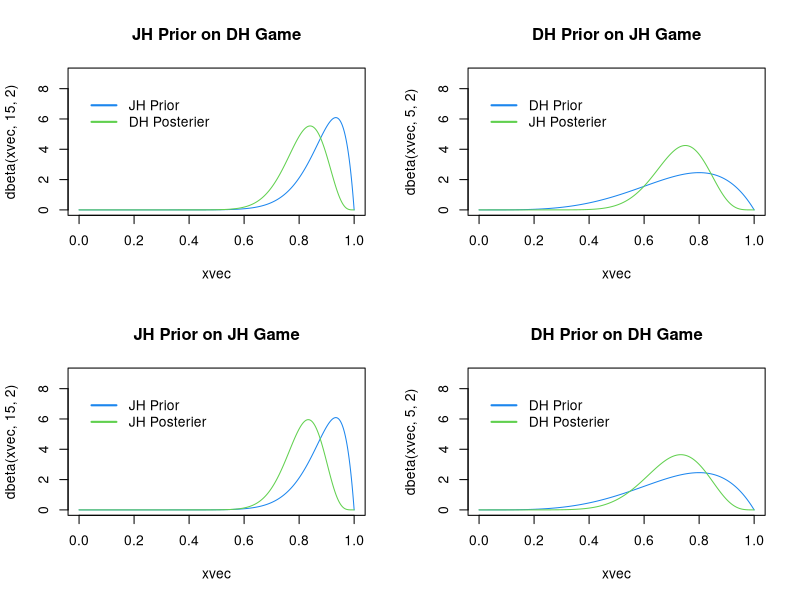

The R script that drew this image:
### Bayesian Statistics

JH_ft <- sum(rbinom(15, 1, .82))
JH_ft 

DH_ft <- sum(rbinom(10, 1, .70))
DH_ft 

par(mfrow=c(2,2))
xvec <- seq(0,1,.001)

### 1) JH Prior on DH Game
plot(xvec, dbeta(xvec, 15, 2), type="l", col = "dodgerblue2", ylim = c(0,9), main = "JH Prior on DH Game") ### JH PRIOR
lines(xvec, dbeta(xvec, 15+DH_ft , 2+10-DH_ft), type="l", col = 3) ### DH POSTERIER
legend(0, 8 , legend=c("JH Prior","DH Posterier"), lty = c(1,1), lwd=c(2,2), col = c("dodgerblue2", 3), box.lty=0, bg = "white") 

### 2) DH Prior on JH Game
plot(xvec, dbeta(xvec, 5, 2), type="l", col = "dodgerblue2", ylim = c(0,9), main = "DH Prior on JH Game") ### DH PRIOR
lines(xvec, dbeta(xvec, 5+JH_ft, 2+15-JH_ft), type ="l", col = 3) ### JH POSTERIER
legend(0, 8 , legend=c("DH Prior","JH Posterier"), lty = c(1,1), lwd=c(2,2), col = c("dodgerblue2", 3), box.lty=0, bg = "white") 


### 3) JH Prior on JH Game
plot(xvec, dbeta(xvec, 15, 2), type="l", col = "dodgerblue2", ylim = c(0,9), main ="JH Prior on JH Game") ### JH PRIOR
lines(xvec, dbeta(xvec, 15+JH_ft, 2+15-JH_ft), type="l", col = 3) ### JH POSTERIER
legend(0, 8 , legend=c("JH Prior","JH Posterier"), lty = c(1,1), lwd=c(2,2), col = c("dodgerblue2", 3), box.lty=0, bg = "white")


### 4) DH Prior on DH Game
plot(xvec, dbeta(xvec, 5, 2), type="l", col = "dodgerblue2", ylim = c(0,9), main ="DH Prior on DH Game") ### DH PRIOR
lines(xvec, dbeta(xvec, 5+DH_ft, 2+10-DH_ft), type ="l", col = 3) ### DH POSTERIER
legend(0, 8 , legend=c("DH Prior","DH Posterier"), lty = c(1,1), lwd=c(2,2), col = c("dodgerblue2", 3), box.lty=0, bg = "white") 


